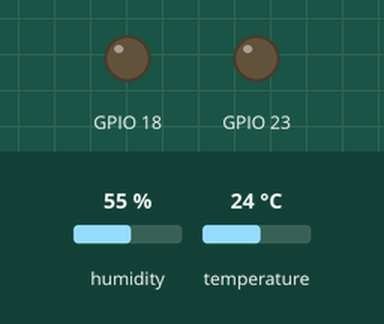
Recording of a sketch running on a simulated ESP32. Shown: output pins drawn as LEDs (lit = HIGH). The test bench sets the inputs (shaded band); at power-on: humidity 55 %, temperature 24 °C. What the sketch prints to the serial monitor is not drawn.

Above: at 1.5 s.
At 3.5 s:
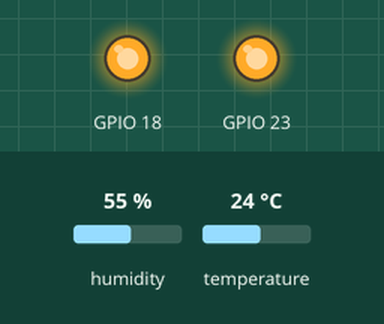
Timing chart, 0 to 6.5 s (numbered marks = the images above):
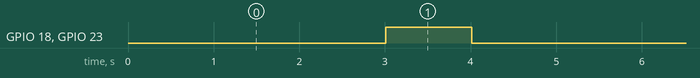

The sketch:

sketch.ino
```cpp
#include <DHTesp.h>

DHTesp dhtSensor;

void setup() {

  Serial.begin(115200);
  Serial.println("Inicializando Sistema");
  dhtSensor.setup(13, DHTesp::DHT22);
  pinMode(23, OUTPUT);
  pinMode(18, OUTPUT);
  Serial.println("Finalizando Sistema");
}

void loop() {

  float temperatura = dhtSensor.getTemperature();
  float humidade = dhtSensor.getHumidity();

  Serial.println("Temperatura :" + String(temperatura) + "C");
  Serial.println("Humidade :" + String(humidade) + "%");
  Serial.println("--------------------------------------------");

  delay(3000);

  digitalWrite(23, HIGH);
  digitalWrite(18, HIGH);
  delay(1000);

  digitalWrite(23, LOW);
  digitalWrite(18, LOW);
  delay(1000);
}
```

Measured:
- by itself, GPIO 18, GPIO 23: alternates HIGH for 1.0 s and LOW for 4.0 s
